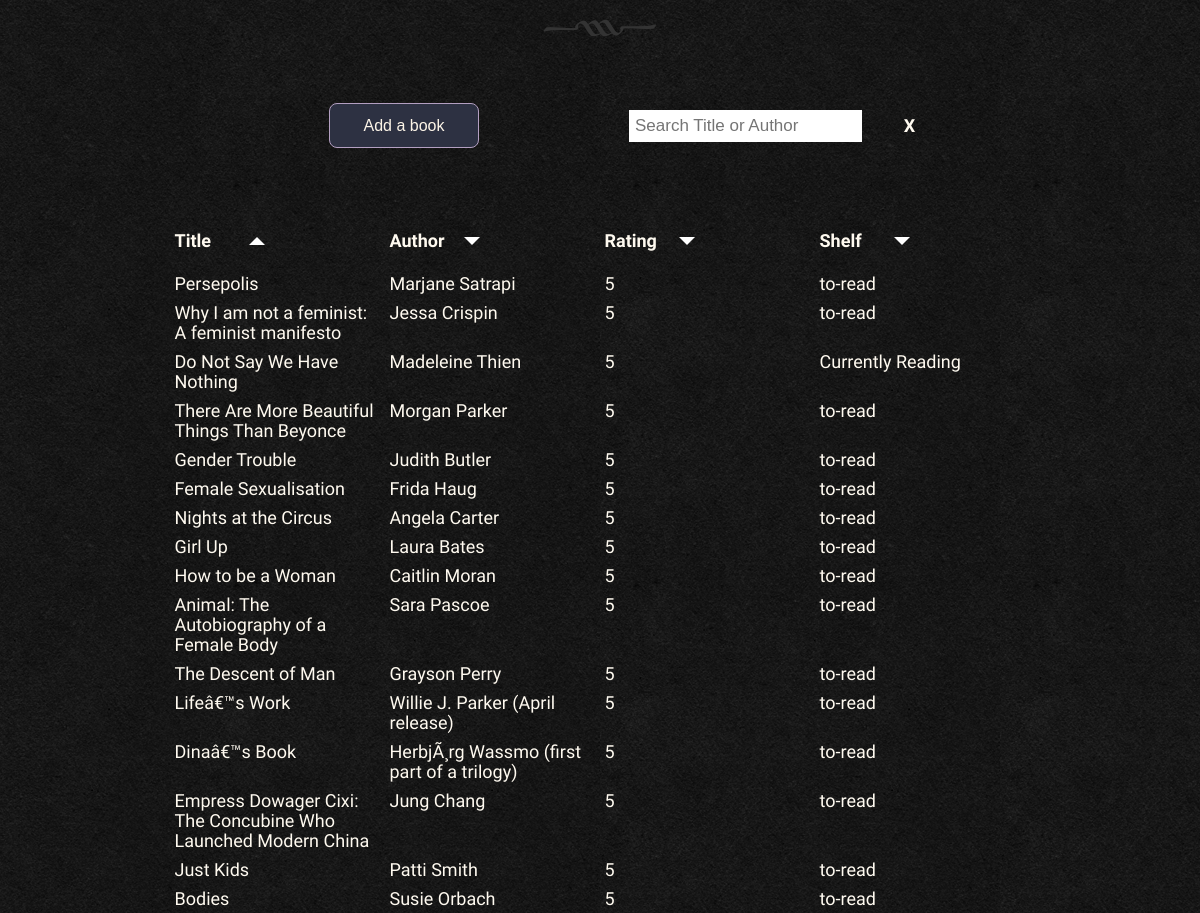
/pages/booklist.php (signed in, middle part), run on an earlier commit of the app's database.
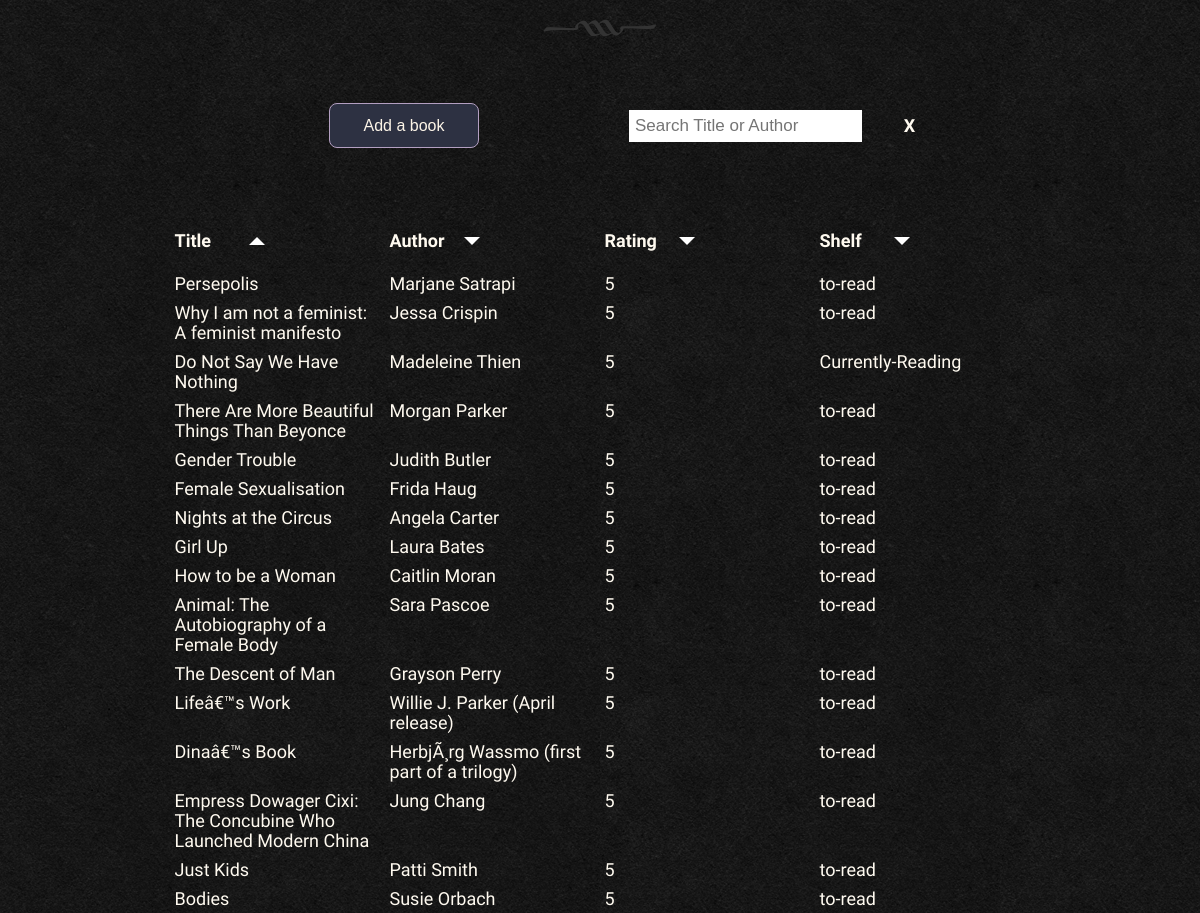
And on a later commit of the database.
### tables this page shows
CREATE TABLE `books` (
  `id` int(11) NOT NULL,
  `cover_image` varchar(255) NOT NULL,
  `title` varchar(255) NOT NULL,
  `author` varchar(255) NOT NULL,
  `rating` varchar(255) NOT NULL,
  `length` int(20) NOT NULL,
  `voters` varchar(255) NOT NULL,
  `shelf` varchar(255) NOT NULL,
  `amazon_link` varchar(255) NOT NULL,
  `date_added` date NOT NULL,
  `date_read` date NOT NULL,
  `synopsis` varchar(255) NOT NULL
);

### pages/booklist.php (the view, shortened to what this page needs)
<?php
    include("../includes/header.php");
    include('../scripts/php/dbconnection.php');
    $booklist = array();
    $query = "SELECT * FROM books";
    $run = mysqli_query($mysqli, $query);
    while($result = mysqli_fetch_assoc($run)){
        array_push($booklist, $result);
    }
?>
        <div id="booklist">
            <hr>
            <div id="searchAndAdd">
                <div>
                    <a href="./addBook.php"><button class="btn outline">Add a book</button></a>
                </div>
                <div id="searchWithClear">
                    <form id="searchBox">
                        <input type="text" placeholder="Search Title or Author" class="search">
                    </form>
                    <div class="clear">X</div>
                </div>
            </div>
                <table class="table">
                    <thead>
                        <tr>
                            <th data-column="0">Title<button><div class="triangle-down"></div></button></th>
                            <th data-column="1">Author<button><div class="triangle-down"></div></button></th>
                            <th data-column="2">Rating<button><div class="triangle-down"></div></button></th>
                            <th data-column="3">Shelf<button><div class="triangle-down"></div></button></th>
                        </tr>
                    </thead>
                    <tbody class="suggestions">
                        <?php for($i=0; $i <count($booklist); $i++){ ?>
                        <tr>
                            <td class="books" onclick="document.getElementById('bookInfo').style.display='block'">
                                <?php echo $booklist[$i]['title'] ?>
                            </td>
                            <td>
                                <?php echo $booklist[$i]['author'] ?>
                            </td>
                            <td>
                                <?php echo $booklist[$i]['rating'] ?>
                            </td>
                            <td>
                                <?php echo $booklist[$i]['shelf'] ?>
                            </td>
                        </tr>
                        <?php
                                    }
                                ?>
                    </tbody>
                </table>
        </div>
<?php
    include("../includes/footer.php");
?>

### includes/header.php (shortened to what this page needs)
<!DOCTYPE html>
<html>
<head>
    <link href="/page3Book_club_app/styleSheets/appStyles.css" rel="stylesheet">
</head>
<body id="final-example">
    <div class="wrapper">
        <div class="content">

### includes/footer.php (shortened to what this page needs)
        </div>
    </div>
</body>
</html>

### styleSheets/appStyles.css (style rules this page uses)
* { box-sizing: border-box; }
html { height: 100%; }
body { min-height: 100%; margin: 0; padding: 0; background: #fdf5e8 url('../assets/imgs/black_paper.png'); font-size: 16px; line-height: 20px; color: floralwhite; overflow-x: hidden; font-family: 'Autour One', cursive; }
.content { width: 100%; margin: auto; padding: 1em; box-sizing: border-box; }
a { padding: 1rem; text-decoration: none; }
input, textarea, select, button { width : 150px; margin: 0; -webkit-box-sizing: border-box; -moz-box-sizing: border-box; box-sizing: border-box; }
form { display: flex; flex-direction: column; width: 100%; margin: auto; }
form input, form textarea { width: 90%; margin: 0 auto 1rem auto; }
hr { border: none; height: 1.4rem; width: 100%; background: url(../assets/imgs/hr.png) center center no-repeat; margin: 2rem auto; }
.outline { border: #b39fc1 0.05rem solid; color: #fdf5e8; border-radius: 0.5em; padding: 0.8em; }
.btn { background-color: #2d3142; font-size: 16px; cursor: pointer; }
.triangle-down { width: 0; height: 0; border-left: 8px solid transparent; border-right: 8px solid transparent; border-top: 8px solid #fff; }
.triangle-up { width: 0; height: 0; border-left: 8px solid transparent; border-right: 8px solid transparent; border-bottom: 8px solid white; }
.table button, .table input[type="submit"], .table input[type="reset"] { background: none !important; color: inherit; border: none; padding: 1em! important; font: inherit; cursor: pointer; outline: inherit !important; }
.table { margin: auto; }
.table th { text-align: left; padding: 0.25em; display: flex; align-items: center; justify-content: space-between; }
.table tr { display: flex; justify-content: space-around; }
.table td, .table th { flex:1; min-width:100px; padding: 0.25em; }
#booklist input[type=text] { float: right; padding: 6px; border: none; margin-top: 8px; margin-right: 16px; font-size: 17px; }
#searchAndAdd { width: 60vw; margin: 4rem auto; display: flex; justify-content: space-between; align-items: center; }
#searchAndAdd div { flex: 1; text-align: center; }
#searchWithClear { display: inline-flex; width: max-content; justify-content: center; align-items: center; margin: auto; padding: 0 2rem; }
#searchWithClear input[type=text] { margin: auto; width: fit-content; float: none; }
.clear { display: inline-block; padding: 0 0.8rem; font-weight: bold; }
@media screen and (min-width:1050px) { body { font-size: 18px; } }
@media screen and (min-width:1050px) { .content { width: 75%; } }

What changed in the data, as far as the page shows it:
changed books "Do Not Say We Have Nothing": shelf "Currently Reading" → "Currently-Reading"
